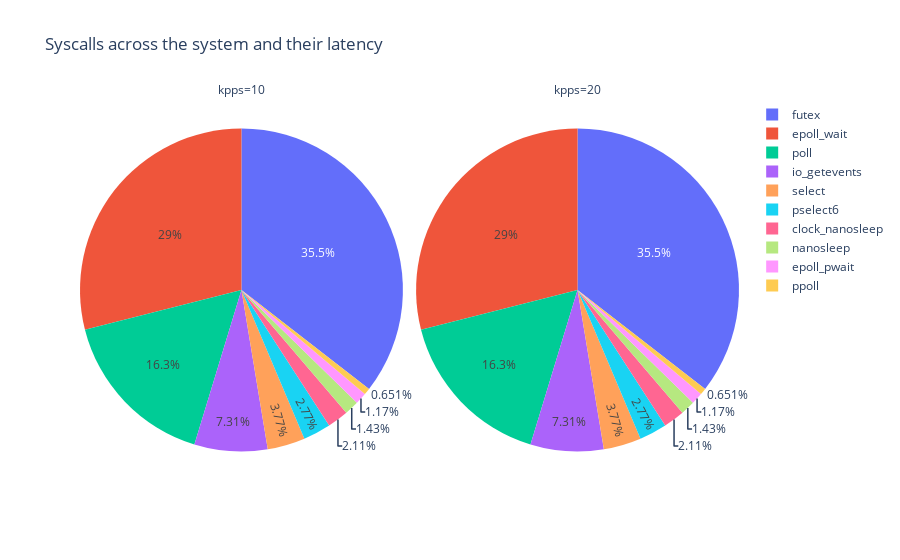

Source (notebook cell):
### Code cell
syscount_df = spark.read.option("basePath", basePath).json(
f"{basePath}/kpps=*/tool=syscount")
syscount_fig = px.pie(syscount_df.toPandas(), values='time (us)', names='syscall',
                facet_col="kpps", hover_data=["count", "time (us)"],
                title='Syscalls across the system (by latency)')
# syscount_fig.update_traces(textinfo='value')
syscount_fig.show()
syscount_fig.write_image("images/syscount_fig.jpeg")
with open(html_output_file, 'a') as f:
    f.write('<h2 id="syscall-count"> Syscall counts across the system, with latency information. </h2>')
    f.write('<p>  </p>') 
    f.write(syscount_fig.to_html(full_html=False, include_plotlyjs='cdn'))

### Figure 1 — Plotly figure (JSON) as saved in the notebook; plotly's stock layout.template omitted (floating-point values rounded to 4 significant figures)
{"data": [{"customdata": [[18497, 218400000.0], [3180, 178200000.0], [6891, 100500000.0], [90, 45010000.0], [1490, 23190000.0], [13, 17020000.0], [13, 13000000.0], [5071, 8784000.0], [1235, 7197000.0], [19, 4004000.0]], "domain": {"x": [0, 0.49], "y": [0, 1]}, "hovertemplate": "kpps=10<br>syscall=%{label}<br>time (us)=%{customdata[1]}<br>count=%{customdata[0]}<extra></extra>", "labels": ["futex", "epoll_wait", "poll", "io_getevents", "select", "pselect6", "clock_nanosleep", "nanosleep", "epoll_pwait", "ppoll"], "legendgroup": "", "name": "", "showlegend": true, "type": "pie", "values": [218400000.0, 178200000.0, 100500000.0, 45010000.0, 23190000.0, 17020000.0, 13000000.0, 8784000.0, 7197000.0, 4004000.0]}, {"customdata": [[18497, 218400000.0], [3180, 178200000.0], [6891, 100500000.0], [90, 45010000.0], [1490, 23190000.0], [13, 17020000.0], [13, 13000000.0], [5071, 8784000.0], [1235, 7197000.0], [19, 4004000.0]], "domain": {"x": [0.51, 1], "y": [0, 1]}, "hovertemplate": "kpps=20<br>syscall=%{label}<br>time (us)=%{customdata[1]}<br>count=%{customdata[0]}<extra></extra>", "labels": ["futex", "epoll_wait", "poll", "io_getevents", "select", "pselect6", "clock_nanosleep", "nanosleep", "epoll_pwait", "ppoll"], "legendgroup": "", "name": "", "showlegend": true, "type": "pie", "values": [218400000.0, 178200000.0, 100500000.0, 45010000.0, 23190000.0, 17020000.0, 13000000.0, 8784000.0, 7197000.0, 4004000.0]}], "layout": {"annotations": [{"font": {}, "showarrow": false, "text": "kpps=10", "x": 0.245, "xanchor": "center", "xref": "paper", "y": 1, "yanchor": "bottom", "yref": "paper"}, {"font": {}, "showarrow": false, "text": "kpps=20", "x": 0.755, "xanchor": "center", "xref": "paper", "y": 1, "yanchor": "bottom", "yref": "paper"}], "legend": {"tracegroupgap": 0}, "title": {"text": "Syscalls across the system and their latency"}}}
